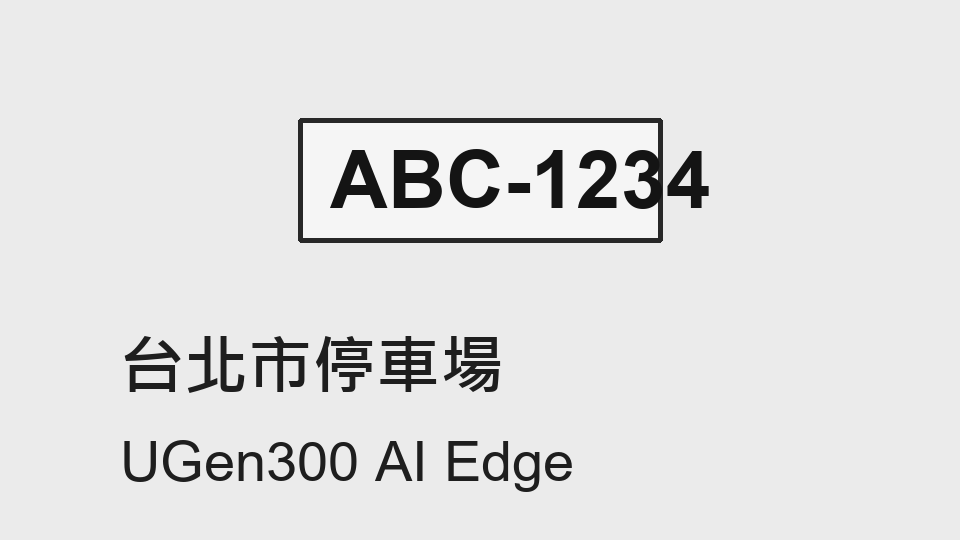
#> input picture scripts/plate_sample.png, 960 x 540 px
$ python test_sketch.py ../scripts/plate_sample.png
#> lines starting #> are read from the running program, lines starting #| are printed output that depends on the picture; after the words box and inside, x2 and y2 are one past the last pixel; in counts of white or black regions, pixels touching at a corner belong together
# -*- coding: utf-8 -*-
"""
test_sketch.py — 線稿草圖風格比較（純 CPU、不用 UGen300、不用生成模型）
======================================================================
吃一張照片，產出 3 種「從真實照片描出來」的線稿，讓你挑風格。

放在 V2 資料夾，照片同層 face.jpg。
用法：python test_sketch.py face.jpg
產出（會存在同一個資料夾）：
    sketch_1_dodge.png   鉛筆素描（最接近手繪線稿感）
    sketch_2_pencil.png  OpenCV 內建素描
    sketch_3_edge.png    Canny 邊緣（純線條輪廓）
"""

import sys
import cv2
import numpy as np


def dodge_sketch(img):
    """經典 dodge 法：灰階→反相→模糊→顏色減淡，出鉛筆素描感（白底灰線）。"""
    gray = cv2.cvtColor(img, cv2.COLOR_BGR2GRAY)
    inv = 255 - gray
    blur = cv2.GaussianBlur(inv, (21, 21), 0)
    return cv2.divide(gray, 255 - blur, scale=256)


def pencil_sketch(img):
    """OpenCV 內建 pencilSketch（photo 模組）。"""
    try:
        gray, _color = cv2.pencilSketch(img, sigma_s=60, sigma_r=0.07,
                                        shade_factor=0.05)
        return gray
    except Exception as e:
        print(f"[!] 這個 OpenCV 沒有 pencilSketch（{e}），改用 dodge 代替")
        return dodge_sketch(img)


def edge_sketch(img):
    """Canny 邊緣：純線條輪廓（白底黑線）。"""
    gray = cv2.cvtColor(img, cv2.COLOR_BGR2GRAY)
    gray = cv2.GaussianBlur(gray, (3, 3), 0)
    edges = cv2.Canny(gray, 50, 130)
    return 255 - edges


def main():
    if len(sys.argv) < 2:
        print("用法：python test_sketch.py face.jpg")
        return
    img = cv2.imread(sys.argv[1])
#> img is the input picture: shape (540, 960, 3); min 20, max 245, mean 224.6
    if img is None:
        print(f"[X] 讀不到照片：{sys.argv[1]}")
        return

    # 小圖描線會糊，先放大到長邊 512
    h, w = img.shape[:2]
#> h = 540; w = 960
    if max(h, w) < 512:
        s = 512 / max(h, w)
        img = cv2.resize(img, (int(w * s), int(h * s)), interpolation=cv2.INTER_CUBIC)

    outs = [
        ("sketch_1_dodge.png", dodge_sketch(img), "鉛筆素描（最接近手繪線稿感）"),
        ("sketch_2_pencil.png", pencil_sketch(img), "OpenCV 內建素描"),
        ("sketch_3_edge.png", edge_sketch(img), "Canny 邊緣（純線條輪廓）"),
    ]
#> in dodge_sketch, `inv = 255 - gray`:
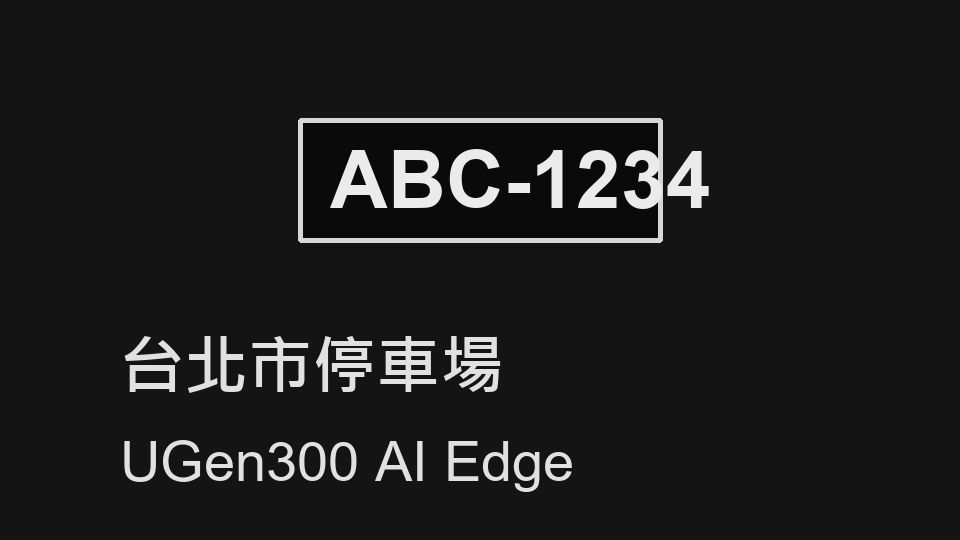
#> inv: shape (540, 960); min 10, max 235, mean 30.4
#> in dodge_sketch, `blur = cv2.GaussianBlur(inv, (21, 21), 0)`:
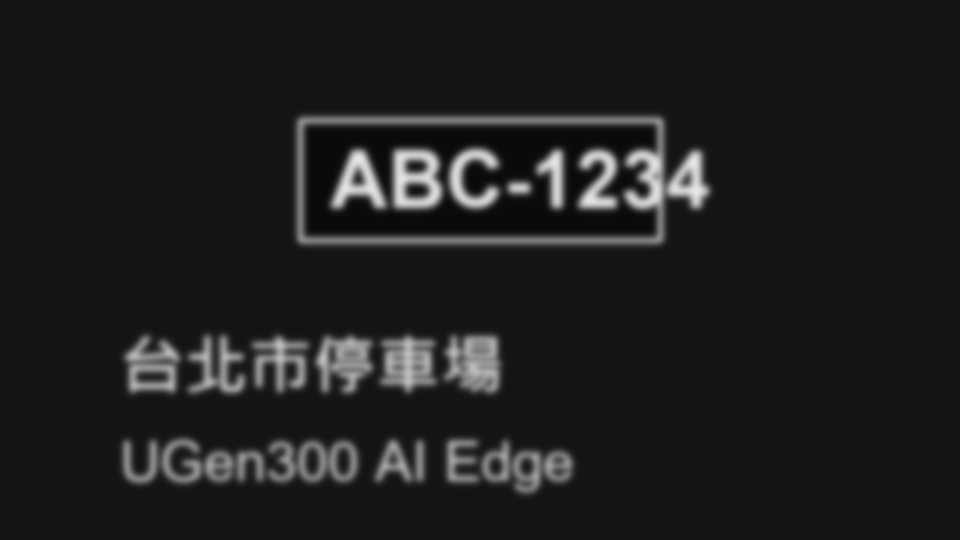
#> blur: shape (540, 960); min 10, max 231, mean 30.4
#> in dodge_sketch, `return cv2.divide(gray, 255 - blur, scale=256)`:
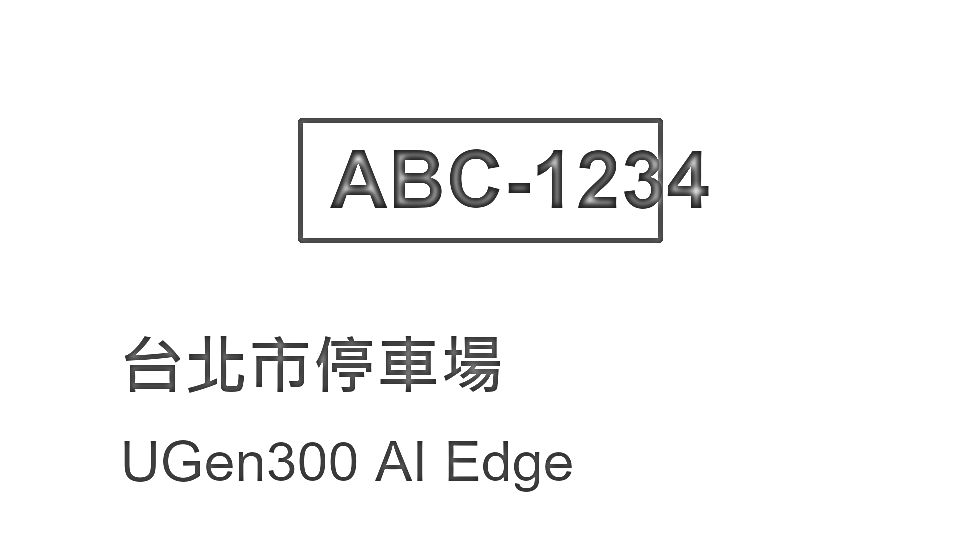
#> returned value: shape (540, 960); min 28, max 255, mean 245.6
#> in pencil_sketch, `gray, _color = cv2.pencilSketch(img, sigma_s=60, sigma_r=0.07, shade_f..`:
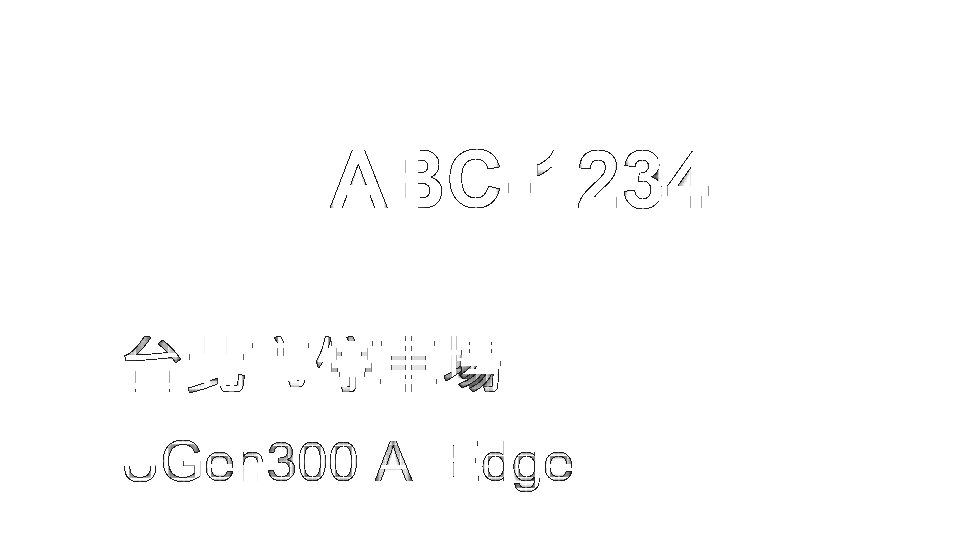
#> gray: shape (540, 960); min 26, max 255, mean 252.9
#> in edge_sketch, `edges = cv2.Canny(gray, 50, 130)`:
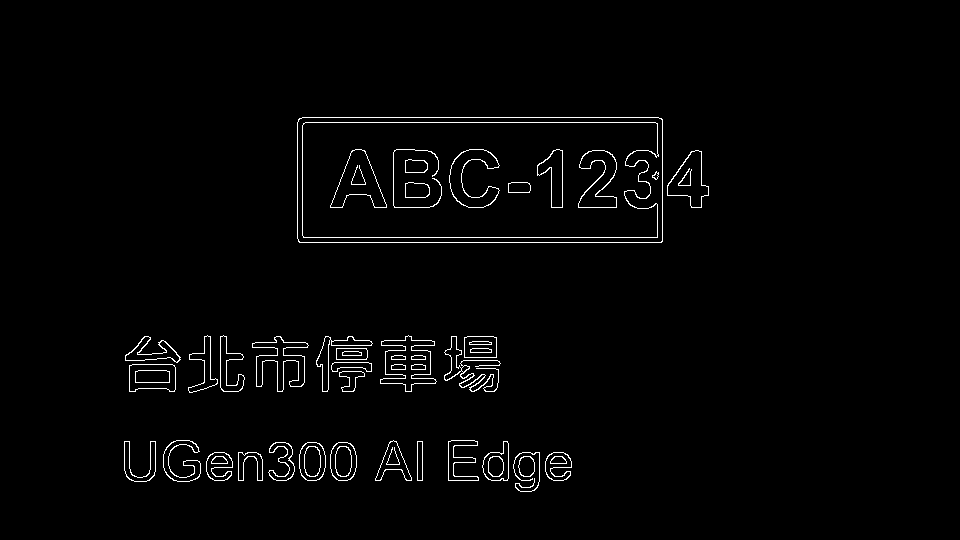
#> edges: shape (540, 960); 1.8% white in thin lines or dots, all inside (x1, y1, x2, y2) = (124, 117, 709, 492)
    for fn, im, desc in outs:
        cv2.imwrite(fn, im)
        print(f"[V] {fn}  — {desc}")
#> this loop made 3 passes
#> (fn, desc) on passes 1 to 3: ('sketch_1_dodge.png', '鉛筆素描（最接近手繪線稿感）'), ('sketch_2_pencil.png', 'OpenCV 內建素描'), ('sketch_3_edge.png', 'Canny 邊緣（純線條輪廓）')
#| [V] sketch_1_dodge.png  — 鉛筆素描（最接近手繪線稿感）
#| [V] sketch_2_pencil.png  — OpenCV 內建素描
#| [V] sketch_3_edge.png  — Canny 邊緣（純線條輪廓）
    print("\n三張都產好了，在 V2 資料夾打開比較，挑一個你喜歡的（1/2/3）告訴我。")


if __name__ == "__main__":
    main()
